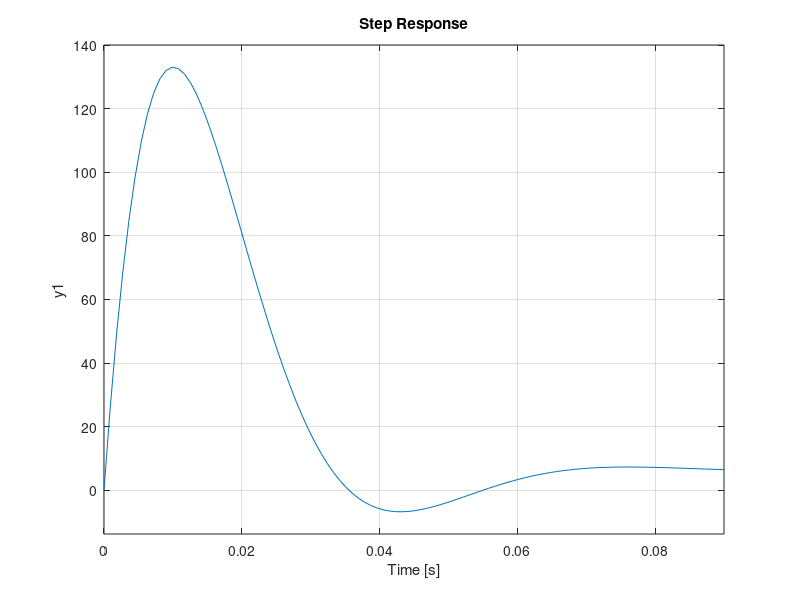

Here is the MATLAB script that generated this plot: (Note: this script raises an error after producing the figure.)
I= 25;
KiKc = 348100;
Ks=0.01;
a1= KiKc/I;
b1= (KiKc*Ks)/I;

xr=tf([a1],[1 b1 a1]);
step (xr);

x=tf([1*a1 0.5*a1],[1 b1 a1]);
x2=tf([2.2*a1 6*a1],[1 b1 a1]);
x3=tf([0.2*a1 2*a1],[1 b1 a1]);

hold on
step (x);
step (x2);
Step (x3);

hold off